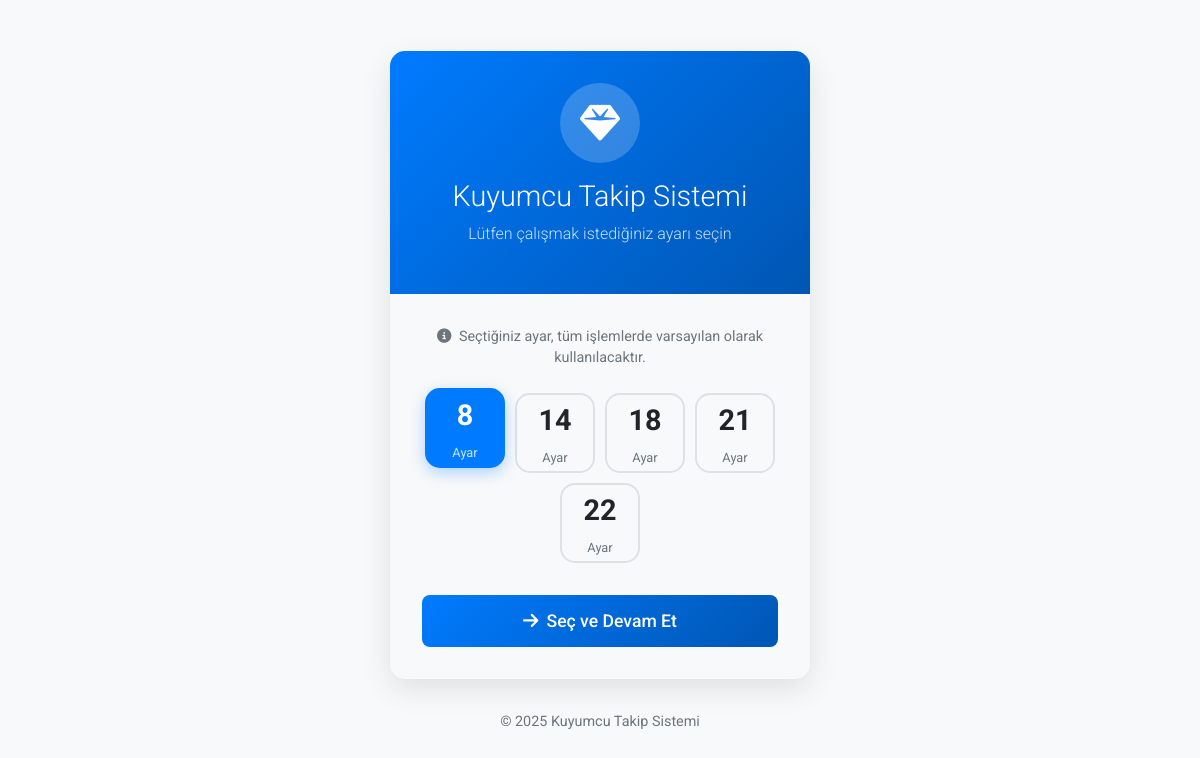
Screenshot of /select_setting (signed in) with the database file from the repository.
### app/models/database.py (models this page shows, shortened)
class Setting(db.Model):
    __tablename__ = 'settings'
    id = db.Column(db.Integer, primary_key=True)
    name = db.Column(db.String(10), unique=True, nullable=False)
    purity_per_thousand = db.Column(db.Integer, nullable=False, default=916)  # Varsayılan değer 22 ayar için

### app/routes/views.py (the view)
@main_bp.route('/select_setting', methods=['GET', 'POST'])
@login_required
def select_setting():
    if request.method == 'POST':
        setting = request.form.get('setting')
        if setting:
            session['selected_setting'] = setting
            return redirect(url_for('main.dashboard'))
    settings = Setting.query.all()
    return render_template('select_setting.html', settings=settings)

### app/routes/views.py (called while the page is built)
@login_manager.user_loader
def load_user(user_id):
    return User.query.get(int(user_id))

### app/templates/select_setting.html (shortened to what this page needs)
<!DOCTYPE html>
<html lang="tr">
<head>
    <link href="https://cdn.jsdelivr.net/npm/bootstrap@5.3.0/dist/css/bootstrap.min.css" rel="stylesheet">
    <link rel="stylesheet" href="https://cdnjs.cloudflare.com/ajax/libs/font-awesome/6.4.0/css/all.min.css">
    <link rel="stylesheet" href="{{ url_for('static', filename='css/style.css') }}">
    <link rel="stylesheet" href="{{ url_for('static', filename='css/mobile.css') }}">
</head>
<body>
    <div class="select-setting-container">
        <div class="select-setting-card setting-animation">
            <div class="select-setting-header">
                <div class="select-setting-icon">
                    <i class="fas fa-gem"></i>
                </div>
                <h1 class="select-setting-title">Kuyumcu Takip Sistemi</h1>
                <p class="select-setting-subtitle">Lütfen çalışmak istediğiniz ayarı seçin</p>
            </div>
            <div class="select-setting-body">
                <div class="setting-info">
                    <p class="setting-info-text">
                        <i class="fas fa-info-circle me-1"></i>
                        Seçtiğiniz ayar, tüm işlemlerde varsayılan olarak kullanılacaktır.
                    </p>
                </div>
                <form method="post" id="settingForm">
                    <div class="setting-options">
                        {% for setting in settings %}
                            <label for="setting_{{ setting.name }}" class="setting-option-label">
                                <span class="setting-value">{{ setting.name }}</span>
                                <span class="setting-label">Ayar</span>
                            </label>
                        {% endfor %}
                    </div>
                    <div class="d-grid">
                        <button type="submit" class="btn btn-primary btn-continue">
                            <i class="fas fa-arrow-right me-2"></i>Seç ve Devam Et
                        </button>
                    </div>
                </form>
            </div>
        </div>
        <div class="footer">
            <p>© 2025 Kuyumcu Takip Sistemi</p>
        </div>
    </div>
</body>
</html>

### app/static/css/style.css (style rules this page uses)
:root { --primary-color: #007bff; --secondary-color: #6c757d; --success-color: #28a745; --danger-color: #dc3545; --warning-color: #ffc107; --info-color: #17a2b8; --light-color: #f8f9fa; --dark-color: #343a40; --transition-speed: 0.3s; }
body { font-family: 'Roboto', 'Segoe UI', Tahoma, Geneva, Verdana, sans-serif; min-height: 100vh; display: flex; flex-direction: column; background-color: #f5f5f5; padding-top: 60px; padding-bottom: 60px; }
.footer { margin-top: auto; flex-shrink: 0; }
.btn { border-radius: 0.5rem; padding: 0.5rem 1rem; font-weight: 500; transition: all var(--transition-speed); }
.btn-primary { background-color: var(--primary-color); border-color: var(--primary-color); }

### app/static/css/mobile.css (style rules this page uses)
@media (hover: none) { .btn { padding: 0.6rem 1rem; } }

### app/templates/select_setting.html (style rules this page uses)
body { background-color: #f8f9fa; display: flex; align-items: center; justify-content: center; min-height: 100vh; padding: 20px; margin: 0; }
.select-setting-container { max-width: 420px; width: 100%; }
.select-setting-card { border-radius: 15px; overflow: hidden; box-shadow: 0 10px 30px rgba(0, 0, 0, 0.1); margin-bottom: 2rem; }
.select-setting-header { background: linear-gradient(135deg, #007bff 0%, #0056b3 100%); padding: 2rem; text-align: center; }
.select-setting-icon { background-color: rgba(255, 255, 255, 0.2); border-radius: 50%; width: 80px; height: 80px; display: flex; align-items: center; justify-content: center; margin: 0 auto 1rem; }
.select-setting-icon i { font-size: 2.5rem; color: white; }
.select-setting-title { color: white; font-weight: 300; font-size: 1.8rem; margin: 0; }
.select-setting-subtitle { color: rgba(255, 255, 255, 0.8); font-weight: 300; margin-top: 0.5rem; }
.select-setting-body { padding: 2rem; }
.setting-options { display: flex; flex-wrap: wrap; gap: 10px; justify-content: center; margin-bottom: 2rem; }
.setting-option + label { display: flex; flex-direction: column; align-items: center; justify-content: center; width: 80px; height: 80px; border-radius: 15px; background-color: #f8f9fa; border: 2px solid #dee2e6; cursor: pointer; transition: all 0.3s ease; user-select: none; }
.setting-option + label .setting-value { font-size: 1.8rem; font-weight: 700; margin-bottom: 5px; }
.setting-option + label .setting-label { font-size: 0.8rem; color: #6c757d; }
.setting-option:checked + label { background-color: #007bff; border-color: #007bff; color: white; transform: translateY(-5px); box-shadow: 0 5px 15px rgba(0, 123, 255, 0.3); }
.setting-option:checked + label .setting-label { color: rgba(255, 255, 255, 0.8); }
.btn-continue { width: 100%; padding: 0.8rem; font-weight: 500; font-size: 1.1rem; background: linear-gradient(135deg, #007bff 0%, #0056b3 100%); border: none; transition: all 0.3s; }
.footer { text-align: center; color: #6c757d; font-size: 0.9rem; }
.setting-info { text-align: center; margin-bottom: 1.5rem; }
.setting-info-text { color: #6c757d; font-size: 0.9rem; }
.setting-animation { animation: fadeInUp 0.5s; }

### rows the page displays
Setting: name "8"
Setting: name "14"
Setting: name "18"
Setting: name "21"
Setting: name "22"
